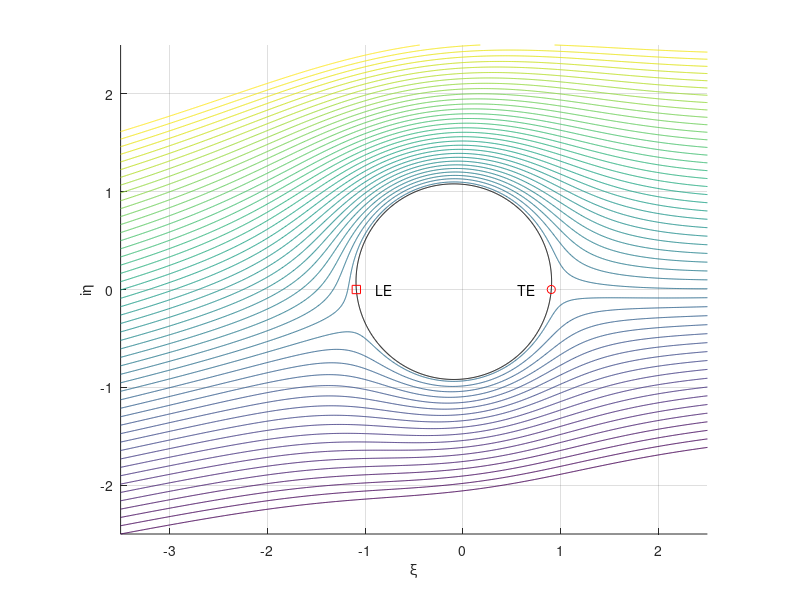
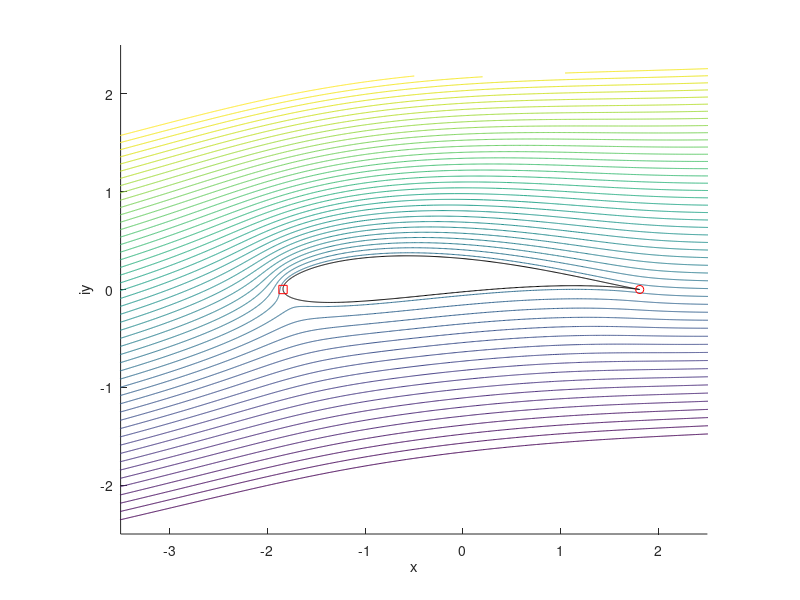
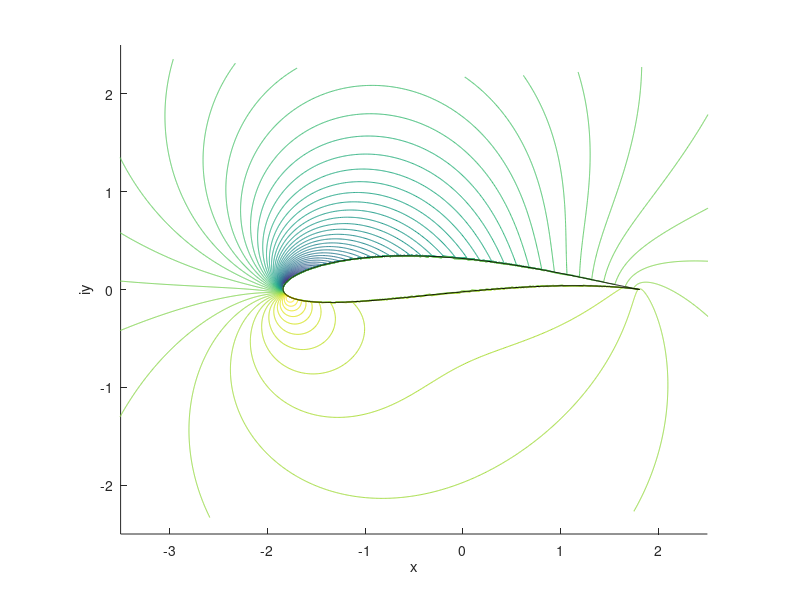

Here is the MATLAB script that generated these plots, in order:
%% AEROFOLIO DE JOUKOWSKI

%% caracteristicas do cilindro e do escoamento

% raio do cilindro
R = 1.0; 

% velocidade do escoamento
Q = 1.0; 

% angulo do escoamento em relacao a horizontal
alpha = 8.0*pi/180;

% coordenadas do centro do cilindro
ksioff = -0.093*R; 
etaoff = 0.08*R; 
zetaoff = complex(ksioff, etaoff);

%% letra a

% circulacao Gamma
thetaTE = -asin(etaoff/R);
Gamma = 4*pi*Q*R*sin(alpha-thetaTE);

%% letra b

% criando a malha em zeta = ksi + i*eta
nksi = 800; ksimin = -3.5*R; ksimax = 2.5*R;
neta = 800; etamin = -2.5*R; etamax = 2.5*R;
[ksi, eta] = meshgrid(linspace(ksimin, ksimax, nksi),linspace(etamin, etamax, neta));
zeta = complex(ksi, eta);

%% letra c

% potencial de velocidades complexo
F = Q*exp(-1i*alpha)*(zeta-zetaoff)+ ...
    Q*exp(1i*alpha)*R^2./(zeta-zetaoff)+ ...
    1i*Gamma/(2*pi).*log((zeta-zetaoff)/R);

% funcoes de corrente
StreamFunction = imag(F);

%% letra d
% escoamento ao redor do cilindro

figure(1)
hold on

% calculando as linhas de corrente na superficie do cilindro
zeta_sup = complex(ksioff+R, etaoff);
F_sup = Q*exp(-1i*alpha)*(zeta_sup-zetaoff)+ ...
      Q*exp(1i*alpha)*R^2./(zeta_sup-zetaoff)+ ...
      1i*Gamma/(2*pi).*log((zeta_sup-zetaoff)/R);
StreamFunction_sup = imag(F_sup);

% forcando as linhas de corrente dentro do cilindro a serem iguais 
% as linhas de corrente na superficie

 % calculando distancia dos pontos ao centro do cilindro no plano complexo!
distancia_ao_centro = sqrt((ksi-ksioff).^2+(eta-etaoff).^2);

% indices dos pontos cuja distancia ao centro eh menor que o raio!
indx_dentro = find(distancia_ao_centro<=R);

% se o ponto estiver no cilindro, a StreamFunction sera a mesma da
% superficie
StreamFunction(indx_dentro) = StreamFunction_sup;

% niveis a serem plotados
% cada nivel eh uma linha de corrente
levmin = StreamFunction(1,1);
levmax = StreamFunction(neta,nksi);
levels = linspace(levmin, levmax, 50);

% plotando as linhas de corrente!
contour(ksi, eta, StreamFunction, levels)

% plotando o cilindro
theta = linspace(0, 2*pi, 1000);
zetac = R*exp(1i*theta)+zetaoff; % formula do circulo no plano complexo
plot(zetac, 'k-')

% plotando os pontos LE e TE
ksiTE = ksioff + sqrt(R^2-etaoff^2); % teorema de pitagoras
ksiLE = ksioff - sqrt(R^2-etaoff^2);
plot(ksiTE, 0 ,'or')
plot(ksiLE, 0, 'sr')
text(ksiTE-0.35*R, 0, 'TE')
text(ksiLE+0.2*R,0, 'LE')

% formatando o grafico
axis equal
grid
axis([ksimin, ksimax, etamin, etamax])
xlabel('\xi')
ylabel('i\eta')

%% letra e
% escoamento a redor do aerofolio

figure(2)
hold on

% transformacao de variaveis: zeta em z
lambda = ksioff + sqrt(R^2-etaoff^2);
z = zeta + lambda^2./zeta;
x = real(z);
y = imag(z);

% plotando as linhas de corrente!
contour(x, y, StreamFunction, levels)

% plotando o aerofolio
zair = zetac+lambda^2./zetac;
%xair = real(zair);
plot(zair, 'k')

% plotando os pontos LE e TE
zetaTE = complex(ksiTE, 0);
zetaLE = complex(ksiLE, 0);
zTE = zetaTE+lambda^2/zetaTE;
zLE = zetaLE+lambda^2/zetaLE;
plot(zTE, 0, 'or')
plot(zLE, 0, 'sr')

% formatando o grafico
axis equal
axis([ksimin, ksimax, etamin, etamax])
xlabel('x')
ylabel('iy')

%% letra f
% campo de pressoes em torno do aerofolio

figure(3)
hold on

% velocidade local w
w = (Q*exp(-1i*alpha)-Q*exp(1i*alpha)*R^2./(zeta-zetaoff).^2+ ...
1i*Gamma/(2*pi)./(zeta-zetaoff))./(1.0-lambda^2./zeta.^2);

% coeficientes de pressao
Cp = 1.0-w.*conj(w)/Q^2;
Cp(indx_dentro) = 0.0;

% niveis de pressao a serem plotados
levels = linspace(-10, 1, 150);

% plotando as linhas de contorno!
contour(x, y, Cp, levels)

% plotando o aerofolio
plot(zair, 'k-')

% formatando o grafico
axis equal
axis([ksimin, ksimax, etamin, etamax])
xlabel('x')
ylabel('iy')